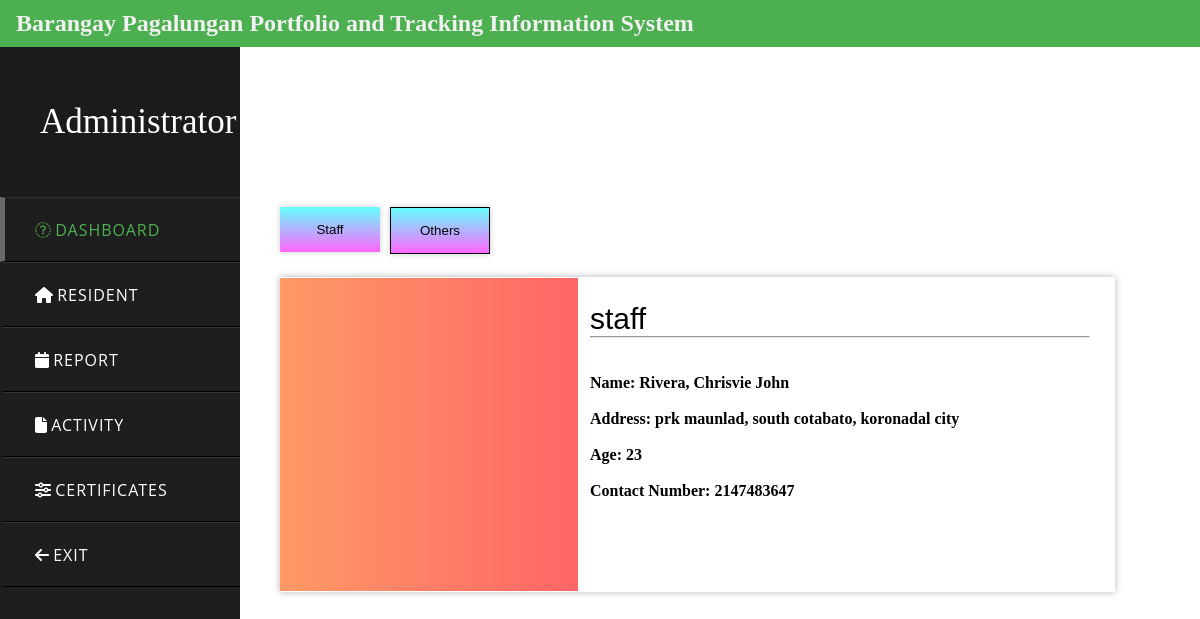
Screenshot of /NEW/officials.php with the database file from the repository.
### tables this page shows
CREATE TABLE `staffmanagement` (
  `id` int(10) NOT NULL,
  `name` varchar(50) NOT NULL,
  `position` varchar(50) NOT NULL,
  `password` varchar(100) NOT NULL,
  `age` int(10) NOT NULL,
  `address` varchar(50) NOT NULL,
  `date_registered` timestamp NOT NULL DEFAULT current_timestamp() ON UPDATE current_timestamp(),
  `num` int(11) NOT NULL
);

### NEW/officials.php (the view, shortened to what this page needs)
 <?php
$conn = new mysqli("localhost", "root","","bpptis");
$sql = "SELECT * FROM staffmanagement";
$result = $conn->query($sql);
 while ($row = $result->fetch_assoc())
{
  $position = $row['position'];
  $name = $row['name'];
  $address = $row['address'];
  $age = $row['age'];
  $number = $row['num'];
}
?>
<!DOCTYPE html>
<html lang="en" dir="ltr">
  <head>
    <link rel="stylesheet" href="dashboard.css">
    <link rel="stylesheet" href="https://cdnjs.cloudflare.com/ajax/libs/font-awesome/5.15.3/css/all.min.css"/>
<div class="header1" id="myHeader">
  <h2>Barangay Pagalungan Portfolio and Tracking Information System</h2>
</div>
  </head>
  <body>
  <form>
         <div>
  <button class="staff" formaction="Officials.php"><p>Staff</p></button>
</div>
         <div>
  <button class="staff2" formaction="Officialsstaff2.php"><p>Others</p></button>
</div>
</form>
      <form>
    <div class="sidebar">
      <header>Administrator</header>
      <a href="dashboard.php" class="active">
      <i class="fas fa-chart-line-down"></i>
        <span>Dashboard</span>
      </a>
        <a href="resident.php" >
        <i class="fas fa-home"></i>
        <span >Resident</span>
      </a>
      <a href="residentreport1.php">
         <i class="fas fa-calendar"></i>
        <span>Report</span>
      </a>
      <a href="activity.php">
        <i class="fas fa-file"></i>
        <span>Activity</span>
      </a>
      <a href="certificates.php">
        <i class="fas fa-sliders-h"></i>
        <span>Certificates</span>
      </a>
      <a href="managementlogin.php">
        <i class="fas fa-arrow-left"></i>
        <span>Exit</span>
      </a>
    </div>
  </form>
    <form class="contenttable">
  </form>
<div class="contentprofile">
   <p style="font-family: Impact, Charcoal, sans-serif; font-size:30px;"><?php echo $position; ?></p>
    <hr>
    <br>
    <br>
    <label for="name"><b>Name:  <?php echo $name; ?></b></label><br><br>
    <label for="address"><b>Address:  <?php echo $address; ?></b></label><br><br>
    <label for="age"><b>Age:  <?php echo $age; ?></b></label><br><br>
    <label for="address"><b>Contact Number:  <?php echo $number; ?></b></label><br><br>
</div>
  </body>
</html>

### NEW/dashboard.css (style rules this page uses)
* { margin: 0; padding: 0; text-decoration: none; }
.header1 { padding: 10px 16px; background: #4CAF50; color: #f1f1f1; }
.sidebar { position: fixed; width: 240px; left: fixed; height: 100%; background: #1e1e1e; transition: all .5s ease; }
.sidebar header { font-size: 35px; font-style: bold; color: white; line-height: 70px; text-align: center; background: #1b1b1b; user-select: none; font-family: 'Brush Script MT', cursive; padding: 40px; }
.sidebar a { display: block; height: 65px; width: 100%; color: white; line-height: 65px; padding-left: 30px; box-sizing: border-box; border-bottom: 1px solid black; border-top: 1px solid rgba(255,255,255,.1); border-left: 5px solid transparent; font-family: 'Open Sans', sans-serif; transition: all .5s ease; }
a.active,a:hover { border-left: 5px solid dimgray; color: #4CAF50; }
.sidebar a span { letter-spacing: 1px; text-transform: uppercase; }

### NEW/officials.php (style rules this page uses)
.contenttable { margin-right: 50%; margin-left: 280px; margin-top: 231px; background: dimgrey; background: linear-gradient(to right, #ff9966 0%, #ff6666 100%); width: 250px; padding: 24px; height: 265px; position: fixed; }
.contentprofile { margin-right: 50%; margin-left: 280px; margin-top: 230px; width: 500px; padding: 25px; padding-left: 310px ; height: 265px; box-shadow:0 0 7px rgba(0,0,0,0.3) ; }
.staff { width: 100px; margin-top: 160px; margin-bottom:50px; margin-left: 280px; padding: 15px; background: linear-gradient(to bottom, #66ffff 0%, #ff66ff 100%); border: none; position: fixed; box-shadow:0 0 6px rgba(0,0,0,0.2) ; }
.staff2 { width: 100px; margin-top: 160px; margin-bottom:50px; margin-left: 390px; border: 1PX solid; padding: 15px; background: linear-gradient(to bottom, #66ffff 0%, #ff66ff 100%); position: fixed; box-shadow:0 0 6px rgba(0,0,0,0.2) ; }

### rows the page displays
staffmanagement: position "staff", name "Rivera, Chrisvie John", address "prk maunlad, south cotabato, koronadal city", age "23", num "2147483647"
